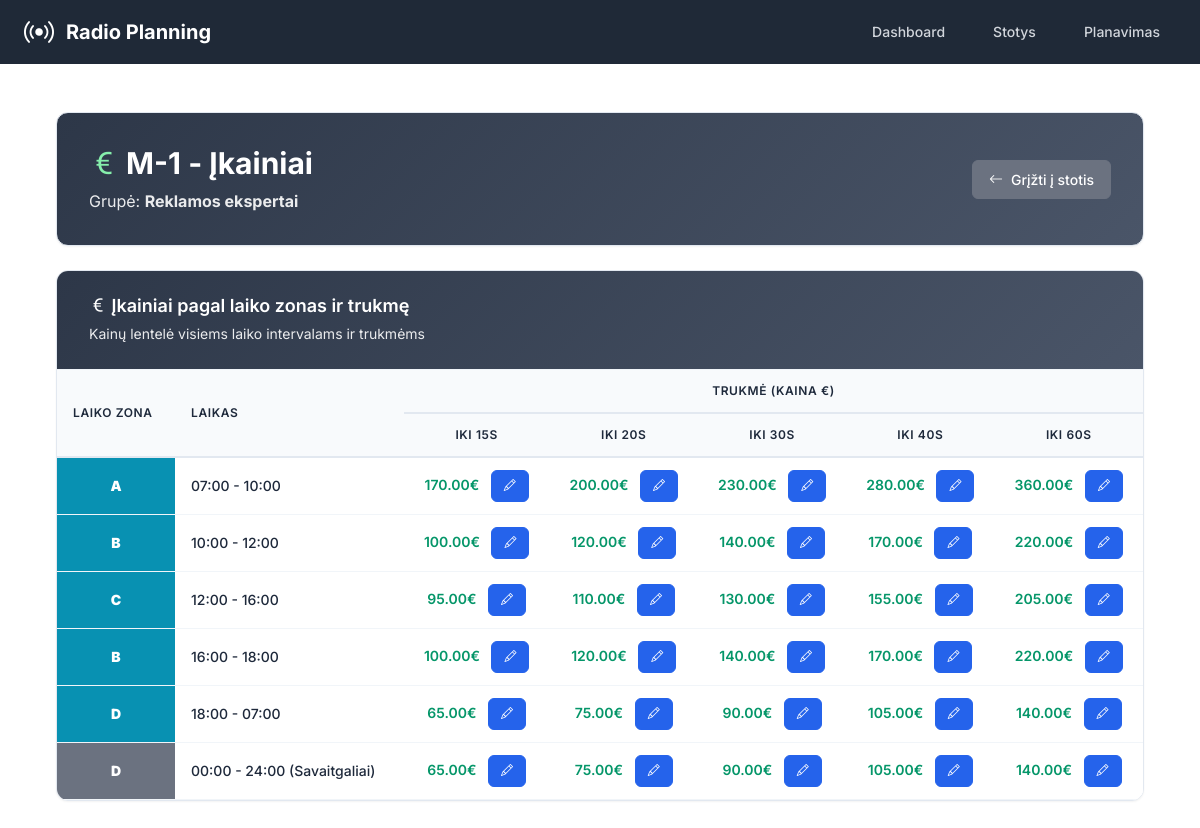
Screenshot of /stations/1/pricing with the database file from the repository.
### app/models.py (models this page shows, shortened)
class RadioStation(db.Model):
    __tablename__ = 'radio_stations'
    id = db.Column(db.Integer, primary_key=True)
    name = db.Column(db.String(100), nullable=False)
    group_id = db.Column(db.Integer, db.ForeignKey('radio_groups.id'), nullable=False)
    created_at = db.Column(db.DateTime, default=datetime.utcnow)
    updated_at = db.Column(db.DateTime, default=datetime.utcnow, onupdate=datetime.utcnow)
    prices = db.relationship('StationPrice', backref='station', lazy='dynamic', cascade='all, delete-orphan')
    ratings = db.relationship('StationRating', backref='station', lazy='dynamic', cascade='all, delete-orphan')

class RadioGroup(db.Model):
    __tablename__ = 'radio_groups'
    id = db.Column(db.Integer, primary_key=True)
    name = db.Column(db.String(100), nullable=False, unique=True)
    created_at = db.Column(db.DateTime, default=datetime.utcnow)
    stations = db.relationship('RadioStation', backref='group', lazy='dynamic', cascade='all, delete-orphan')

class StationZonePrice(db.Model):
    __tablename__ = 'station_zone_prices'
    id = db.Column(db.Integer, primary_key=True)
    station_id = db.Column(db.Integer, db.ForeignKey('radio_stations.id'), nullable=False)
    zone = db.Column(db.String(10), nullable=False)  # A, B, C, D
    duration = db.Column(db.String(10), nullable=False)  # 15s, 20s, 30s, 40s, 60s
    price = db.Column(db.Float, default=0.0)
    is_weekend = db.Column(db.Boolean, default=False)
    created_at = db.Column(db.DateTime, default=datetime.utcnow)
    updated_at = db.Column(db.DateTime, default=datetime.utcnow, onupdate=datetime.utcnow)
    station = db.relationship('RadioStation', backref='zone_prices')

### app/routes.py (the view)
@main_bp.route('/stations/<int:station_id>/pricing')
def station_pricing(station_id):
    station = RadioStation.query.get_or_404(station_id)
    price_zones = [
        {'zone_letter': 'A', 'time_range': '07:00 - 10:00', 'is_weekend': False},
        {'zone_letter': 'B', 'time_range': '10:00 - 12:00', 'is_weekend': False},
        {'zone_letter': 'C', 'time_range': '12:00 - 16:00', 'is_weekend': False},
        {'zone_letter': 'B', 'time_range': '16:00 - 18:00', 'is_weekend': False},
        {'zone_letter': 'D', 'time_range': '18:00 - 07:00', 'is_weekend': False},
        {'zone_letter': 'D', 'time_range': '00:00 - 24:00 (Savaitgaliai)', 'is_weekend': True},
    ]
    zone_prices = {}
    from app.models import StationZonePrice
    stored_prices = StationZonePrice.query.filter_by(station_id=station_id).all()
    for price in stored_prices:
        key = f"{price.zone}_{price.duration}"
        zone_prices[key] = price.price
    return render_template('station_pricing.html',
                         station=station,
                         price_zones=price_zones,
                         zone_prices=zone_prices)

### app/templates/station_pricing.html (shortened to what this page needs)
{% extends "base.html" %}
{% block content %}
<div class="container-fluid p-0">
    <div class="dashboard-header mb-4">
        <div class="header-content">
            <div class="flex justify-between items-center">
                <div>
                    <h1 class="text-3xl font-bold mb-2">
                        <i class="bi bi-currency-euro text-green-300"></i>
                        {{ station.name }} - Įkainiai
                    </h1>
                    <p class="opacity-90">Grupė: <strong>{{ station.group.name }}</strong></p>
                </div>
                <a href="{{ url_for('main.stations') }}" class="btn-professional btn-secondary">
                    <i class="bi bi-arrow-left"></i>
                    <span>Grįžti į stotis</span>
                </a>
            </div>
        </div>
    </div>
    <div class="professional-section">
        <div class="section-header">
            <div class="section-title">
                <h3>
                    <i class="bi bi-currency-euro"></i>
                    Įkainiai pagal laiko zonas ir trukmę
                </h3>
                <span class="section-subtitle">Kainų lentelė visiems laiko intervalams ir trukmėms</span>
            </div>
        </div>
        <div class="table-container">
            <div class="table-responsive">
                <table class="professional-table">
                    <thead>
                        <tr>
                            <th rowspan="2" class="align-middle">Laiko zona</th>
                            <th rowspan="2" class="align-middle">Laikas</th>
                            <th colspan="5" class="text-center">Trukmė (kaina €)</th>
                        </tr>
                        <tr>
                            <th class="text-center">iki 15s</th>
                            <th class="text-center">iki 20s</th>
                            <th class="text-center">iki 30s</th>
                            <th class="text-center">iki 40s</th>
                            <th class="text-center">iki 60s</th>
                        </tr>
                    </thead>
                    <tbody>
                        {% for zone in price_zones %}
                        <tr class="{{ 'weekend-row' if zone.is_weekend else '' }}">
                            <td class="text-center zone-cell">
                                <strong>{{ zone.zone_letter }}</strong>
                            </td>
                            <td class="time-cell">
                                {{ zone.time_range }}
                            </td>
                            {% for duration in ['15s', '20s', '30s', '40s', '60s'] %}
                            <td class="text-center price-cell">
                                {% set price_key = zone.zone_letter + '_' + duration %}
                                {% set zone_price = zone_prices.get(price_key, 0) %}
                                <span class="price-display" data-zone="{{ zone.zone_letter }}" data-duration="{{ duration }}">
                                    <span class="price-value">{{ "%.2f"|format(zone_price) }}€</span>
                                </span>
                                <button class="btn-professional btn-primary btn-sm edit-price-btn"
                                        data-zone="{{ zone.zone_letter }}" data-duration="{{ duration }}"
                                        title="Redaguoti">
                                    <i class="bi bi-pencil"></i>
                                </button>
                            </td>
                            {% endfor %}
                        </tr>
                        {% endfor %}
                    </tbody>
                </table>
            </div>
        </div>
    </div>
</div>
{% endblock %}

### app/templates/base.html (style rules this page uses)
body { font-family: 'Inter', sans-serif; }
.price-cell { text-align: right; font-family: monospace; }

### app/templates/station_pricing.html (style rules this page uses)
:root { --primary-color: #2563eb; --success-color: #059669; --info-color: #0891b2; --warning-color: #d97706; --danger-color: #dc2626; --secondary-color: #6b7280; --background-light: #f8fafc; --background-white: #ffffff; --text-primary: #1e293b; --text-secondary: #64748b; --text-muted: #94a3b8; --border-color: #e2e8f0; --border-light: #f1f5f9; --shadow-sm: 0 1px 2px 0 rgb(0 0 0 / 0.05); --shadow-md: 0 4px 6px -1px rgb(0 0 0 / 0.1), 0 2px 4px -2px rgb(0 0 0 / 0.1); --shadow-lg: 0 10px 15px -3px rgb(0 0 0 / 0.1), 0 4px 6px -4px rgb(0 0 0 / 0.1); --radius-sm: 6px; --radius-md: 8px; --radius-lg: 12px; }
.dashboard-header { background: linear-gradient(135deg, #2d3748, #4a5568); color: white; border: 1px solid var(--border-color); border-radius: var(--radius-lg); box-shadow: var(--shadow-sm); padding: 2rem; margin-bottom: 2rem; }
.btn-professional { display: inline-flex; align-items: center; gap: 0.5rem; padding: 0.5rem 1rem; border-radius: var(--radius-sm); font-size: 0.875rem; font-weight: 500; text-decoration: none; border: 1px solid transparent; transition: all 0.2s ease; cursor: pointer; }
.btn-professional.btn-sm { padding: 0.375rem 0.75rem; font-size: 0.75rem; }
.btn-professional.btn-primary { background: var(--primary-color); color: white; border-color: var(--primary-color); }
.btn-professional.btn-secondary { background: var(--secondary-color); color: white; border-color: var(--secondary-color); }
.professional-section { background: var(--background-white); border: 1px solid var(--border-color); border-radius: var(--radius-lg); box-shadow: var(--shadow-sm); overflow: hidden; }
.section-header { padding: 1.5rem 2rem; border-bottom: 1px solid var(--border-light); background: linear-gradient(135deg, #2d3748, #4a5568); color: white; }
.section-title h3 { font-size: 1.125rem; font-weight: 600; color: white; margin: 0 0 0.25rem 0; }
.section-subtitle { color: rgba(255, 255, 255, 0.9); font-size: 0.875rem; }
.table-container { overflow: hidden; }
.professional-table { width: 100%; border-collapse: collapse; font-size: 0.875rem; background: var(--background-white); }
.professional-table th { background: var(--background-light); color: var(--text-primary); font-weight: 600; padding: 0.75rem 1rem; text-align: left; border-bottom: 2px solid var(--border-color); font-size: 0.75rem; text-transform: uppercase; letter-spacing: 0.05em; }
.professional-table td { padding: 0.75rem 1rem; border-bottom: 1px solid var(--border-light); vertical-align: middle; font-size: 0.875rem; background: var(--background-white); }
.weekend-row { background: var(--background-light) !important; }
.zone-cell { font-weight: 700; font-size: 1rem; background: var(--info-color) !important; color: white !important; }
.weekend-row .zone-cell { background: var(--secondary-color) !important; }
.time-cell { font-weight: 500; color: var(--text-primary); }
.price-cell { font-weight: 600; font-family: 'Inter', monospace; position: relative; }
.price-value { display: inline-block; margin-right: 0.5rem; color: var(--success-color); font-weight: 600; }
.text-center { text-align: center; }
.align-middle { vertical-align: middle; }
.table-responsive { overflow-x: auto; -webkit-overflow-scrolling: touch; }

### rows the page displays
RadioStation: name "M-1"
RadioGroup: group.name "Reklamos ekspertai"
StationZonePrice: price "170.00"
StationZonePrice: price "200.00"
StationZonePrice: price "230.00"
StationZonePrice: price "280.00"
StationZonePrice: price "360.00"
StationZonePrice: price "100.00" "100.00"
StationZonePrice: price "120.00" "120.00"
StationZonePrice: price "140.00" "140.00"
StationZonePrice: price "170.00" "170.00"
StationZonePrice: price "220.00" "220.00"
StationZonePrice: price "95.00"
StationZonePrice: price "110.00"
StationZonePrice: price "130.00"
StationZonePrice: price "155.00"
StationZonePrice: price "205.00"
StationZonePrice: price "65.00" "65.00"
StationZonePrice: price "75.00" "75.00"
StationZonePrice: price "90.00" "90.00"
StationZonePrice: price "105.00" "105.00"
StationZonePrice: price "140.00" "140.00"

### other values shown
{{ zone.zone_letter }} "A" "B" "C" "B" "D" "D"
{{ zone.time_range }} "07:00 - 10:00" "10:00 - 12:00" "12:00 - 16:00" "16:00 - 18:00" "18:00 - 07:00" "00:00 - 24:00 (Savaitgaliai)"
